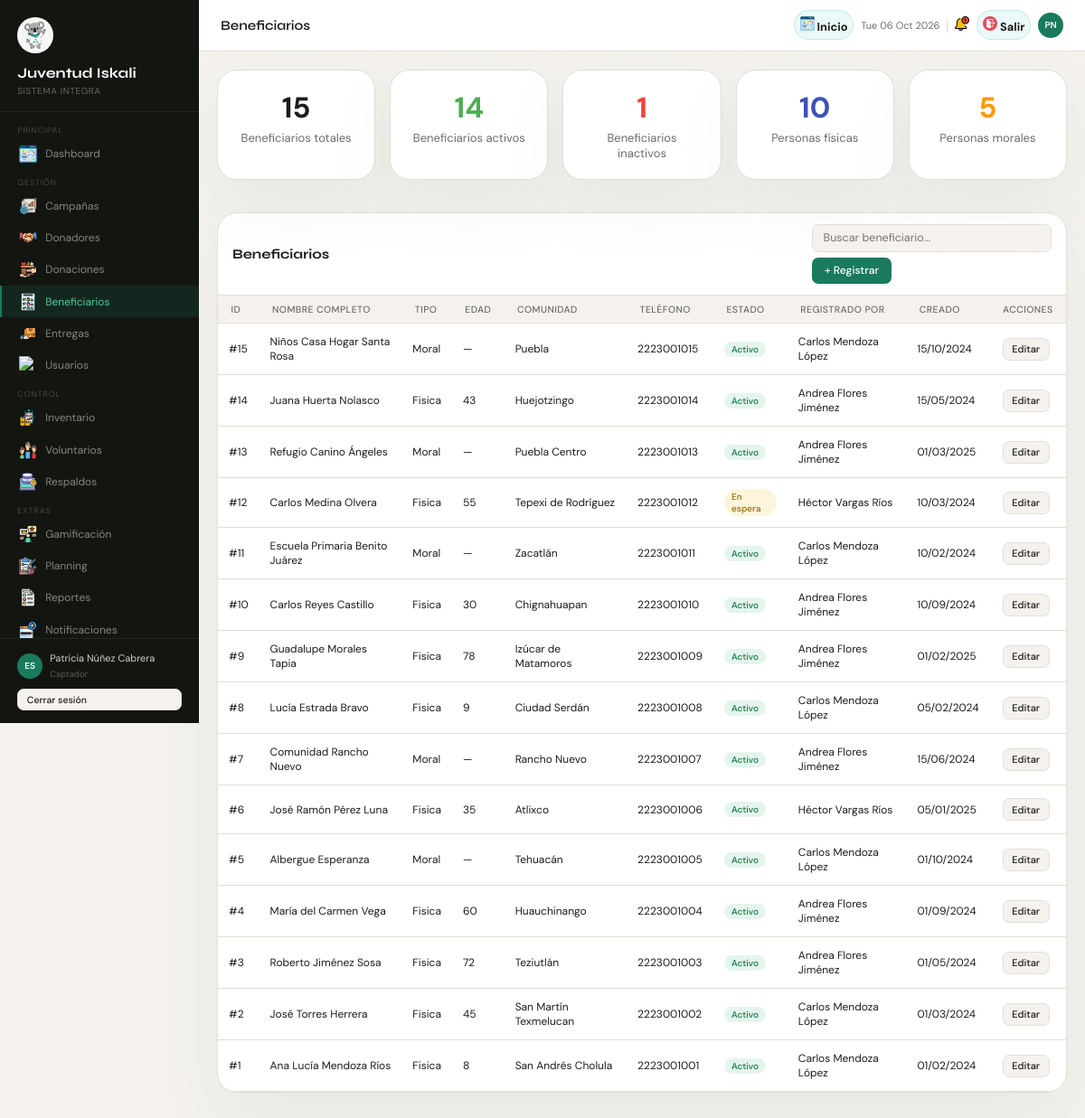
The app's page /index.php?pagina=beneficiarios (signed in), older data.
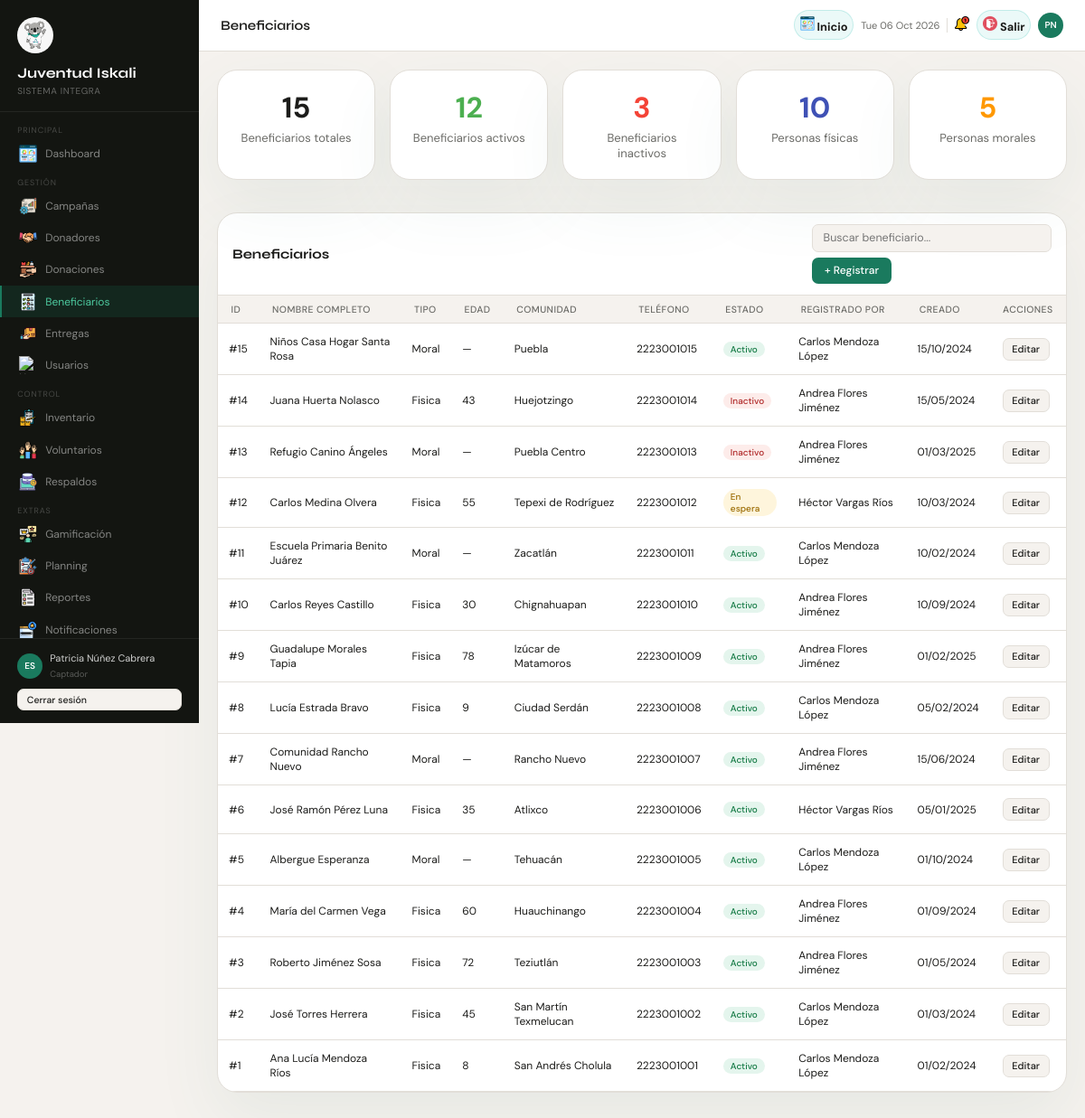
The same page, newer data.
### tables this page shows
CREATE TABLE beneficiarios (
    id_beneficiario        INT          NOT NULL AUTO_INCREMENT,
    tipo_persona           ENUM('fisica','moral') NOT NULL DEFAULT 'fisica',
    id_comunidad           INT,
    direccion              VARCHAR(255),
    telefono               VARCHAR(20),
    estado                 ENUM('activo','inactivo','en_espera') NOT NULL DEFAULT 'activo',
    notas                  TEXT,
    id_usuario_registrador INT          NOT NULL,
    created_at             DATETIME     NOT NULL DEFAULT CURRENT_TIMESTAMP,
    updated_at             DATETIME     NOT NULL DEFAULT CURRENT_TIMESTAMP ON UPDATE CURRENT_TIMESTAMP,
    PRIMARY KEY (id_beneficiario)
);

CREATE TABLE comunidades (
    id_comunidad INT          NOT NULL AUTO_INCREMENT,
    nombre       VARCHAR(150) NOT NULL,
    municipio    VARCHAR(100) NOT NULL,
    estado       VARCHAR(100) NOT NULL DEFAULT 'Puebla',
    PRIMARY KEY (id_comunidad),
    UNIQUE KEY uq_comunidad (nombre, municipio)
);

### controllers/BeneficiariosController.php (called while the page is built, shortened)
<?php
require_once 'models/BeneficiarioModel.php';
class BeneficiariosController
{
    private BeneficiarioModel $modelo;
    public function __construct(PDO $conexion)
    {
        $this->modelo = new BeneficiarioModel($conexion);
    }
    public function index(): void
    {
        $this->listar();
    }
    private function listar(): void
    {
        $buscar          = trim((string)($_GET['q'] ?? ''));
        $beneficiarios   = $this->modelo->consultar($buscar);
        $total           = count($beneficiarios);
        $total_activos   = $this->modelo->obtenerTotalActivos();
        $total_inactivos = max(0, $total - $total_activos);
        $total_fisica    = $this->modelo->obtenerTotalPorTipo('fisica');
        $total_moral     = $this->modelo->obtenerTotalPorTipo('moral');
        require_once 'views/pages/BeneficiariosView.php';
    }
}

### models/BeneficiarioModel.php (called while the page is built, shortened)
<?php
class BeneficiarioModel
{
    private PDO $db;
    public function __construct(PDO $conexion)
    {
        $this->db = $conexion;
    }
    public function consultar(string $buscar = ''): array
    {
        $sql = "
            SELECT
                b.id_beneficiario,
                b.tipo_persona,
                CASE
                    WHEN bf.id_beneficiario IS NOT NULL THEN CONCAT(bf.nombre, ' ', bf.apellido)
                    WHEN bm.id_beneficiario IS NOT NULL THEN bm.razon_social
                    ELSE 'Desconocido'
                END AS nombre_completo,
                COALESCE(bf.edad, NULL) AS edad,
                COALESCE(bf.nombre, '') AS nombre,
                COALESCE(bf.apellido, '') AS apellido,
                COALESCE(bf.curp, '') AS curp,
                COALESCE(bf.fecha_nacimiento, '') AS fecha_nacimiento,
                COALESCE(bm.razon_social, '') AS razon_social,
                COALESCE(bm.rfc, '') AS rfc,
                c.nombre AS comunidad,
                b.id_comunidad,
                b.direccion,
                b.telefono,
                b.estado,
                b.id_usuario_registrador,
                CONCAT(u.nombre, ' ', u.apellido) AS registrado_por,
                b.created_at,
                b.updated_at
            FROM beneficiarios b
            LEFT JOIN beneficiarios_fisicos bf ON b.id_beneficiario = bf.id_beneficiario
            LEFT JOIN beneficiarios_morales bm ON b.id_beneficiario = bm.id_beneficiario
            LEFT JOIN comunidades c ON b.id_comunidad = c.id_comunidad
            LEFT JOIN usuarios u ON b.id_usuario_registrador = u.id_usuario
        ";
        $params = [];
        $buscar = trim((string)$buscar);
        $sql .= "
            ORDER BY b.id_beneficiario DESC
        ";
        $stmt = $this->db->prepare($sql);
        $stmt->execute($params);
        return $stmt ? $stmt->fetchAll(PDO::FETCH_ASSOC) : [];
    }
    public function obtenerTotalActivos(): int
    {
        $stmt = $this->db->query("SELECT COUNT(*) AS total FROM beneficiarios WHERE estado = 'activo'");
        $row  = $stmt->fetch(PDO::FETCH_ASSOC);
        return (int)($row['total'] ?? 0);
    }
    public function obtenerTotalPorTipo(string $tipo): int
    {
        $stmt = $this->db->prepare('SELECT COUNT(*) AS total FROM beneficiarios WHERE tipo_persona = ?');
        $stmt->execute([$tipo]);
        $row = $stmt->fetch(PDO::FETCH_ASSOC);
        return (int)($row['total'] ?? 0);
    }
}

### functions.php (called while the page is built, shortened)
<?php
function e(string $string): string
{
    return htmlspecialchars($string, ENT_QUOTES, 'UTF-8');
}
function usuarioPuede(string $modulo, string $accion): bool
{
    $rolActual = trim((string)($_SESSION['rol'] ?? ''));
    try {
        $db = new Database();
        $conexion = $db->getConnection();
        $stmt = $conexion->prepare(
            'SELECT p.id_rol, p.modulo, p.puede_ver, p.puede_crear, p.puede_editar, p.puede_eliminar
             FROM roles r
             INNER JOIN permisos_rol p ON p.id_rol = r.id_rol
             WHERE LOWER(r.nombre) = LOWER(?)
               AND LOWER(p.modulo) = LOWER(?)
             LIMIT 1'
        );
        $stmt->execute([$rolActual, $modulo]);
        $permiso = $stmt->fetch(PDO::FETCH_ASSOC);
        $acciones = [
            'ver'    => (bool)($permiso['puede_ver'] ?? false),
            'crear'  => (bool)($permiso['puede_crear'] ?? false),
            'editar' => (bool)($permiso['puede_editar'] ?? false),
            'eliminar' => (bool)($permiso['puede_eliminar'] ?? false),
        ];
        return $acciones[$accion] ?? false;
    } catch (Throwable $e) {
        logger('usuarioPuede error: ' . $e->getMessage());
        return false;
    }
}

### views/pages/BeneficiariosView.php (the view, shortened to what the changed rows need)
<?php
require_once 'views/layouts/header.php';
?>
<div style="display:flex;width:100%;">
  <?php require_once 'views/layouts/sidebar.php'; ?>
  <div class="main">
    <?php require_once 'views/layouts/topbar.php'; ?>
    <div class="content">
      <div style="display:flex;gap:16px;margin-bottom:24px;flex-wrap:wrap;">
        <div class="card" style="flex:1;min-width:150px;padding:20px;text-align:center;">
          <div style="font-size:32px;font-weight:700;color:var(--primary);"><?= e($total) ?></div>
          <div style="font-size:13px;color:var(--muted);margin-top:4px;">Beneficiarios totales</div>
        </div>
        <div class="card" style="flex:1;min-width:150px;padding:20px;text-align:center;">
          <div style="font-size:32px;font-weight:700;color:#4caf50;"><?= e($total_activos) ?></div>
          <div style="font-size:13px;color:var(--muted);margin-top:4px;">Beneficiarios activos</div>
        </div>
        <div class="card" style="flex:1;min-width:150px;padding:20px;text-align:center;">
          <div style="font-size:32px;font-weight:700;color:#f44336;"><?= e($total_inactivos) ?></div>
          <div style="font-size:13px;color:var(--muted);margin-top:4px;">Beneficiarios inactivos</div>
        </div>
        <div class="card" style="flex:1;min-width:150px;padding:20px;text-align:center;">
          <div style="font-size:32px;font-weight:700;color:#3f51b5;"><?= e($total_fisica) ?></div>
          <div style="font-size:13px;color:var(--muted);margin-top:4px;">Personas físicas</div>
        </div>
        <div class="card" style="flex:1;min-width:150px;padding:20px;text-align:center;">
          <div style="font-size:32px;font-weight:700;color:#ff9800;"><?= e($total_moral) ?></div>
          <div style="font-size:13px;color:var(--muted);margin-top:4px;">Personas morales</div>
        </div>
      </div>
      <div class="card">
        <div class="card-header">
          <h3>Beneficiarios</h3>
          <div class="toolbar">
            <input type="text" class="search-input" placeholder="Buscar beneficiario..." oninput="filtrarTabla(this,'tabla-beneficiarios')">
            <?php if (usuarioPuede('beneficiarios', 'crear')): ?>
              <a href="<?= BASE_URL ?>/index.php?pagina=beneficiarios&accion=nuevo" class="btn btn-primary">+ Registrar</a>
            <?php endif; ?>
          </div>
        </div>
        <div style="overflow-x:auto;">
          <table id="tabla-beneficiarios" style="width:100%;border-collapse:collapse;">
            <thead>
              <tr>
                <th>ID</th>
                <th>Nombre completo</th>
                <th>Tipo</th>
                <th>Edad</th>
                <th>Comunidad</th>
                <th>Teléfono</th>
                <th>Estado</th>
                <th>Registrado por</th>
                <th>Creado</th>
                <th>Acciones</th>
              </tr>
            </thead>
            <tbody>
              <?php if (empty($beneficiarios)): ?>
                <tr>
                  <td colspan="10" style="padding:24px;text-align:center;color:var(--muted,#999);">No hay beneficiarios registrados.</td>
                </tr>
              <?php else: ?>
                <?php foreach ($beneficiarios as $beneficiario): ?>
                  <tr style="border-bottom:1px solid var(--border,#eee);">
                    <td style="padding:12px;">#<?= e((string)$beneficiario['id_beneficiario']) ?></td>
                    <td style="padding:12px;"><?= e($beneficiario['nombre_completo']) ?></td>
                    <td style="padding:12px;"><?= e(ucfirst($beneficiario['tipo_persona'])) ?></td>
                    <td style="padding:12px;"><?= e($beneficiario['edad'] ?? '—') ?></td>
                    <td style="padding:12px;"><?= e($beneficiario['comunidad'] ?? '—') ?></td>
                    <td style="padding:12px;"><?= e($beneficiario['telefono'] ?? '—') ?></td>
                    <td style="padding:12px;">
                      <?php if ($beneficiario['estado'] === 'activo'): ?>
                        <span class="badge badge-green">Activo</span>
                      <?php elseif ($beneficiario['estado'] === 'en_espera'): ?>
                        <span class="badge badge-amber">En espera</span>
                      <?php else: ?>
                        <span class="badge badge-red">Inactivo</span>
                      <?php endif; ?>
                    </td>
                    <td style="padding:12px;"><?= e($beneficiario['registrado_por'] ?? '—') ?></td>
                    <td style="padding:12px;"><?= isset($beneficiario['created_at']) ? date('d/m/Y', strtotime($beneficiario['created_at'])) : '—' ?></td>
                    <td style="padding:12px;white-space:nowrap;">
                      <?php if (usuarioPuede('beneficiarios', 'editar')): ?>
                        <a href="<?= BASE_URL ?>/index.php?pagina=beneficiarios&accion=editar&id=<?= e((string) $beneficiario['id_beneficiario']) ?>" class="btn btn-secondary btn-sm" style="margin:2px;">Editar</a>
                      <?php endif; ?>
                    </td>
                  </tr>
                <?php endforeach; ?>
              <?php endif; ?>
            </tbody>
          </table>
        </div>
      </div>
    </div>
  </div>
</div>
<?php require_once 'views/layouts/footer.php';

Row changes from the older to the newer data that the page shows:
changed beneficiarios "Huejotzingo": estado "Activo" → "Inactivo"
changed beneficiarios "Puebla Centro": estado "Activo" → "Inactivo"
Text that changed along with them:
$total_activos: "14" → "12"
$total_inactivos: "1" → "3"
